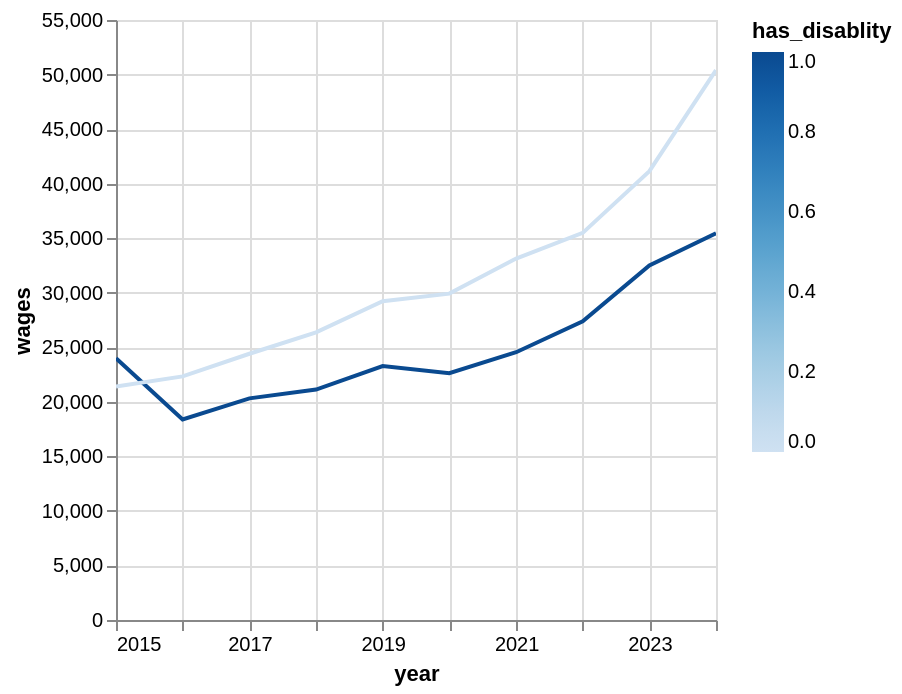

Notebook code cell kept with this figure:
### Code cell
visualize('wages')

### Figure 1 — Vega-Lite specification as saved in the notebook (floating-point values rounded to 4 significant figures)
{"config": {"view": {"continuousWidth": 300, "continuousHeight": 300}}, "data": {"name": "data-c41896d10adb307bf2cc80c657b232b8"}, "mark": {"type": "line", "tooltip": true}, "encoding": {"color": {"field": "has_disablity", "type": "quantitative"}, "x": {"field": "year", "type": "temporal"}, "y": {"field": "wages", "type": "quantitative"}}, "params": [{"name": "param_1e9efca18e7a2868", "select": {"type": "interval", "encodings": ["x", "y"]}, "bind": "scales"}], "$schema": "https://vega.github.io/schema/vega-lite/v6.1.0.json", "datasets": {"data-c41896d10adb307bf2cc80c657b232b8": [{"year": "2015-01-01T00:00:00", "has_disablity": 1, "wages": 24000.0}, {"year": "2022-01-01T00:00:00", "has_disablity": 0, "wages": 35490.0}, {"year": "2019-01-01T00:00:00", "has_disablity": 1, "wages": 23280.0}, {"year": "2023-01-01T00:00:00", "has_disablity": 1, "wages": 32500.0}, {"year": "2016-01-01T00:00:00", "has_disablity": 0, "wages": 22330.0}, {"year": "2018-01-01T00:00:00", "has_disablity": 1, "wages": 21120.0}, {"year": "2022-01-01T00:00:00", "has_disablity": 1, "wages": 27370.0}, {"year": "2016-01-01T00:00:00", "has_disablity": 1, "wages": 18390.0}, {"year": "2019-01-01T00:00:00", "has_disablity": 0, "wages": 29230.0}, {"year": "2020-01-01T00:00:00", "has_disablity": 0, "wages": 29920.0}, {"year": "2015-01-01T00:00:00", "has_disablity": 0, "wages": 21400.0}, {"year": "2018-01-01T00:00:00", "has_disablity": 0, "wages": 26370.0}, {"year": "2017-01-01T00:00:00", "has_disablity": 1, "wages": 20320.0}, {"year": "2020-01-01T00:00:00", "has_disablity": 1, "wages": 22620.0}, {"year": "2021-01-01T00:00:00", "has_disablity": 1, "wages": 24550.0}, {"year": "2021-01-01T00:00:00", "has_disablity": 0, "wages": 33130.0}, {"year": "2017-01-01T00:00:00", "has_disablity": 0, "wages": 24400.0}, {"year": "2024-01-01T00:00:00", "has_disablity": 0, "wages": 50400.0}, {"year": "2023-01-01T00:00:00", "has_disablity": 0, "wages": 41150.0}, {"year": "2024-01-01T00:00:00", "has_disablity": 1, "wages": 35450.0}]}}
